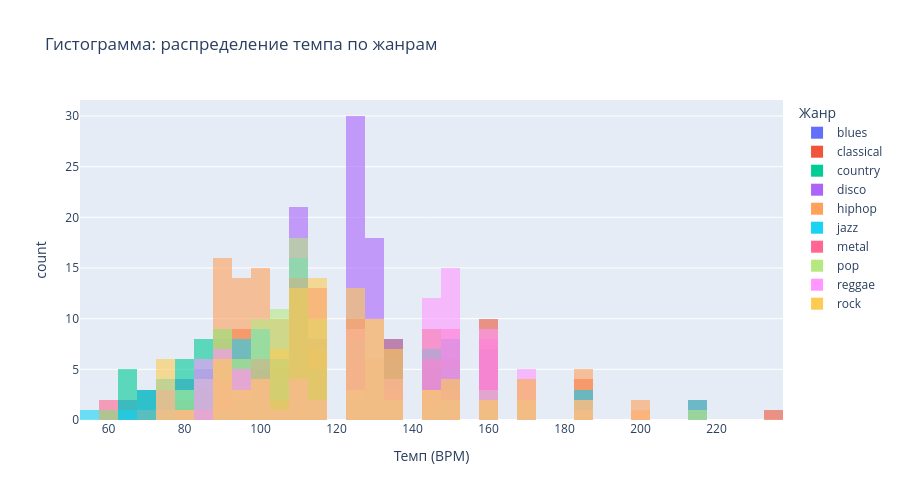

The code cell stored with this chart in its notebook:
### Markdown cell above
### 6.4. Интерактивная гистограмма

### Code cell
fig = px.histogram(
    df, x='tempo', color='label',
    nbins=40, barmode='overlay',
    opacity=0.6,
    title='Гистограмма: распределение темпа по жанрам',
    labels={'tempo': 'Темп (BPM)', 'label': 'Жанр'}
)
fig.update_layout(width=900, height=500)
fig.show()
